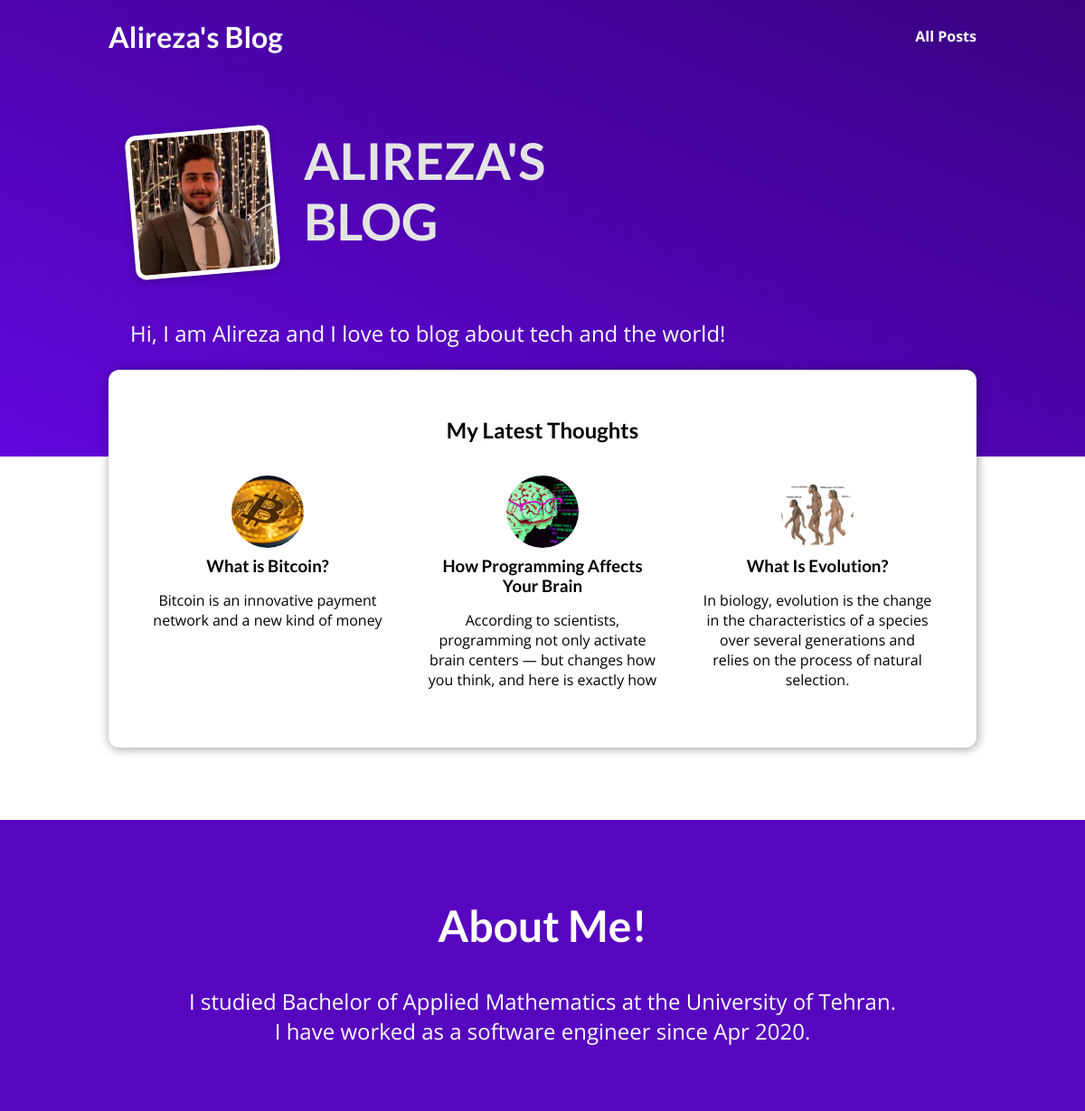
The page / on the database its author committed.
### blog/models.py (models this page shows, shortened)
class Post(models.Model):
    title      = models.CharField(max_length=150)
    excerpt    = models.CharField(max_length=200)
    image      = models.ImageField(upload_to="posts", null=True)
    date       = models.DateField(auto_now=True)
    slug       = models.SlugField(unique=True, db_index=True)
    content    = models.TextField(validators=[MinLengthValidator(10)])
    author     = models.ForeignKey(
        Author, on_delete=models.SET_NULL, null=True, related_name="posts")
    tags = models.ManyToManyField(Tag, related_name="tags")

### blog/views.py (the view)
# urls.py: path("", views.StartingPageView.as_view(), name="starting-page"),
class StartingPageView(ListView):
    template_name       = "blog/index.html"
    model               = Post
    ordering            = ["-date"]
    context_object_name = "posts"
    def get_queryset(self):
        queryset = super().get_queryset()
        data     = queryset[:3]
        return data

### blog/templates/blog/index.html (shortened to what this page needs)
{% extends "base.html" %}
{% load static %}
{% block css_files %}
  <link rel="stylesheet" href="{% static "blog/post.css" %}" />
  <link rel="stylesheet" href="{% static "blog/index.css" %}" />
{% endblock %}
{% block content %}
<section id="welcome">
  <header>
    <img src="{% static "blog/images/ax.jpeg" %}" alt="Alireza - The Author Of This Blog" />
    <h2>ALIREZA'S BLOG</h2>
  </header>
  <p>Hi, I am Alireza and I love to blog about tech and the world!</p>
</section>
<section id="latest-posts">
  <h2>My Latest Thoughts</h2>
  <ul>
    {% for post in posts %}
      {% include "blog/includes/post.html" %}
    {% endfor %}
  </ul>
</section>
<section id="about">
  <h2>About Me!</h2>
  <p>
    I studied Bachelor of Applied Mathematics at the University of Tehran.
    <br> I have worked as a software engineer since Apr 2020.
  </p>
</section>
{% endblock %}

### blog/templates/blog/includes/post.html
<li>
  <article class="post">
    <a href="{% url "post-detail-page" post.slug %}">
      <img src="{{ post.image.url }}" alt="{{ post.title }}"
      />
      <div class="post__content">
        <h3>{{ post.title }}</h3>
        <p>
          {{ post.excerpt }}
        </p>
      </div>
    </a>
  </article>
</li>

### static/app.css (style rules this page uses)
* { box-sizing: border-box; }
html { font-family: 'Open Sans', 'Lato', sans-serif; }
body { margin: 0; }
h1, h2, h3 { font-family: 'Lato', sans-serif; font-weight: bold; }

### blog/static/blog/post.css (style rules this page uses)
.post { display: flex; flex-direction: column; align-items: center; text-align: center; }
.post a { text-decoration: none; color: black; transition: all 0.2s ease; padding: 1rem; }
.post img { width: 5rem; height: 5rem; object-fit: cover; border-radius: 50%; }
.post h3 { margin: 0.25rem 0; }

### blog/static/blog/index.css (style rules this page uses)
#welcome { background: linear-gradient(to right top, #6305dd, #390281); padding: 6rem 12%; }
#welcome header { display: flex; align-items: flex-start; margin: 3rem auto; }
#welcome img { width: 10rem; height: 10rem; object-fit: cover; object-position: top; border: 5px solid white; border-radius: 12px; background-color: #ffe1bf; transform: rotateZ(-5deg); box-shadow: 0 2px 8px rgba(0, 0, 0, 0.25); }
#welcome h2 { font-size: 3.5rem; margin: 0 0 0 2rem; color: #e4e4e4; width: 10rem; }
#welcome p { color: white; font-size: 1.5rem; }
#latest-posts { background-color: white; padding: 2rem; border-radius: 12px; width: 60rem; margin: -6rem auto 2rem auto; box-shadow: 1px 1px 12px rgba(0, 0, 0, 0.4); }
#latest-posts h2 { text-align: center; }
#latest-posts ul { list-style: none; margin: 0; padding: 0; display: flex; gap: 1rem; }
#latest-posts li { flex: 1; }
#about { text-align: center; padding: 3rem; background-color: #5706c0; margin-top: 5rem; }
#about h2 { font-size: 3rem; color: white; }
#about p { font-size: 1.5rem; color: white; }

### rows shown on the page
Post: image (picture), title "What is Bitcoin?", excerpt "Bitcoin is an innovative payment network and a new kind of money"
Post: image (picture), title "How Programming Affects Your Brain", excerpt "According to scientists, programming not only activate brain centers — but changes how you think, and here is exactly how"
Post: image (picture), title "What Is Evolution?", excerpt "In biology, evolution is the change in the characteristics of a species over several generations and relies on the process of natural selection."
